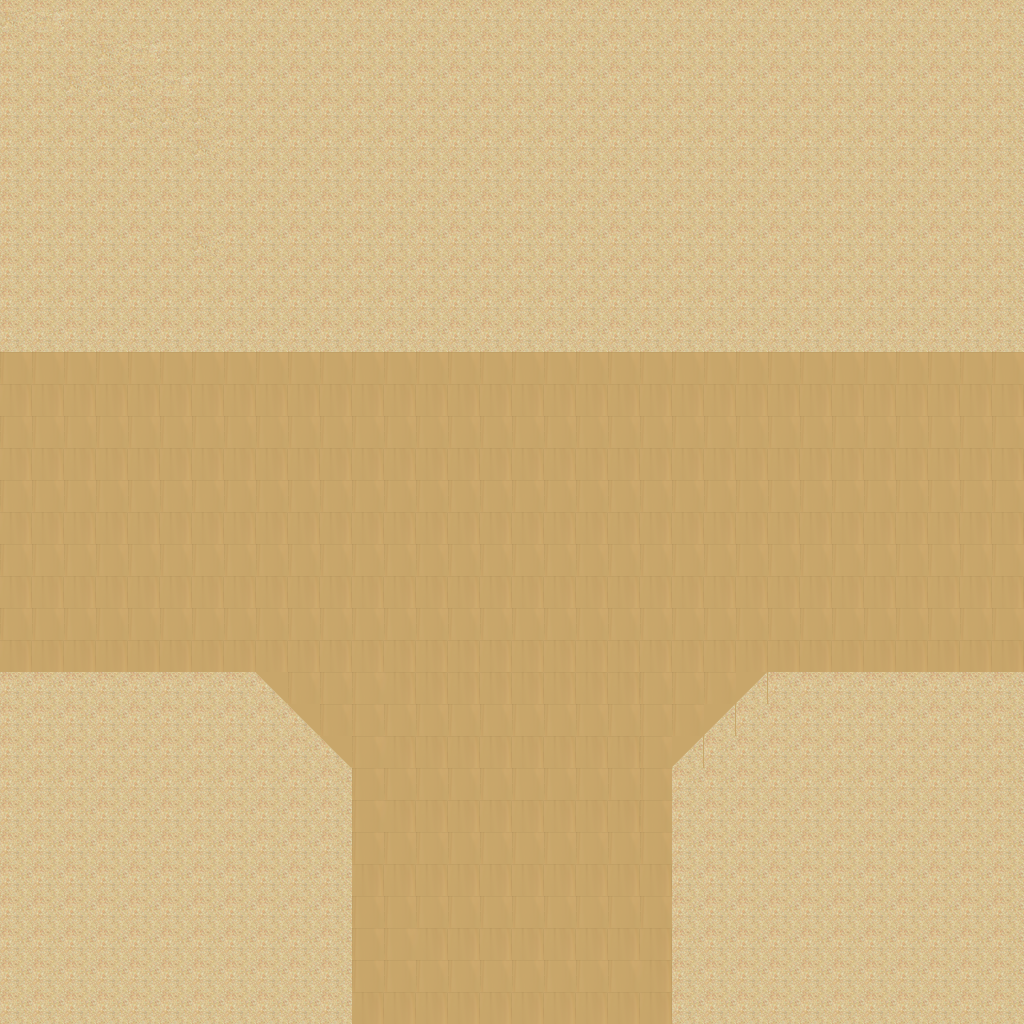

Below is a game level as drawn by its tile map, then a one-line description and the .tmx that defines it (tile-layer data replaced by summaries):
An orthogonal 32x32 tile map with 32x32 px tiles, 1 tile layer (Tile Layer 1).

<map version="1.0" orientation="orthogonal" renderorder="right-down" width="32" height="32" tilewidth="32" tileheight="32" nextobjectid="1">
 <tileset firstgid="1" name="desert_5" tilewidth="32" tileheight="32" tilecount="48">
  <image source="../Images/map/desert_5.png" width="256" height="192" />
 </tileset>
 <layer name="Tile Layer 1" width="32" height="32">
  <data>[1024 cells, 1024 non-empty, 20 distinct tile ids]</data>
 </layer>
</map>
